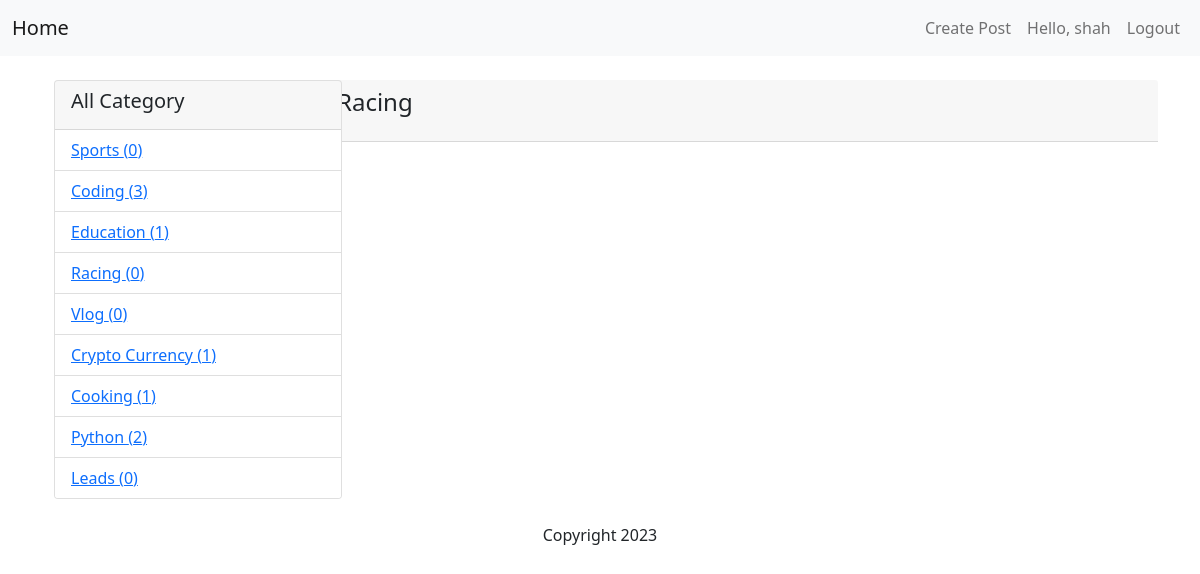
The page /category/4/ (signed in) on the database its author committed.
### listing/models.py (models this page shows, shortened)
class Category(models.Model):
    name = models.CharField(max_length=100)
    created_at = models.DateTimeField(auto_now_add=True)
    updated_at = models.DateTimeField(auto_now=True)

### listing/views.py (the view)
# urls.py: path('category/<int:category_id>/', views.posts_by_category, name='posts_by_category'),
def posts_by_category(request, category_id):
    if not request.user.is_authenticated:
        raise Http404
    category = get_object_or_404(Category, pk=category_id)
    posts = Post.objects.filter(category=category).order_by('-created_at')
    categories = Category.objects.annotate(post_count=Count('post')).all()
    return render(request, 'listing/posts_by_category.html', {'posts': posts, 'category': category, 'categories': categories})

### listing/templates/listing/posts_by_category.html (shortened to what this page needs)
{% extends 'listing/base.html' %}
{% block content %}
<div class="container">
    <div class="row">
      <div class="col-md-3">
        <div class="card" style="width: 18rem;">
          <div class="card-header">
            <h5>All Category</h5>
          </div>
          <ul class="list-group list-group-flush">
            {% for category in categories %}
            <li class="list-group-item"><a href="{% url 'listing:posts_by_category' category.id %}">{{ category.name }}  ({{category.post_count}}) </a></li>
          {% endfor %}
          </ul>
        </div>
      </div>
      <div class="col-md-9">
       <div class="row">
        <div class="card-header">
          <h4 class="mb-3">{{category.name}} </h4>
           </div>
        </div>
      </div>
    </div>
  </div>
{% endblock %}

### listing/templates/listing/base.html (shortened to what this page needs)
<!DOCTYPE html>
<html lang="en">
<head>
    <link href="https://cdn.jsdelivr.net/npm/bootstrap@5.1.3/dist/css/bootstrap.min.css" rel="stylesheet">
</head>
<body>
    <header>
        <nav class="navbar navbar-expand-lg navbar-light bg-light">
            <div class="container-fluid">
                <a class="navbar-brand" href="{% url 'listing:post_list' %}">Home</a>
                <div class="navbar-nav">
                    <ul class="navbar-nav">
                        <li class="nav-item">
                            <a class="nav-link" href="{% url 'listing:post_create' %}">Create Post</a>
                        </li>
                        {% if user.is_authenticated %}
                            <li class="nav-item">
                                <a class="nav-link" >Hello, {{ user.username }}</a>
                            </li>
                            <li class="nav-item">
                                <a class="nav-link" href="{% url 'users:logout' %}">Logout</a>
                            </li>
                        {% endif %}
                    </ul>
                </div>
            </div>
        </nav>
    </header>
    <main class="container mt-4">
        {% block content %}
        {% endblock %}
    </main>
    <footer class="text-center mt-4">
        <p>Copyright 2023</p>
    </footer>
</body>
</html>

### rows shown on the page
Category: name "Sports", post_count "0"
Category: name "Coding", post_count "3"
Category: name "Education", post_count "1"
Category: name "Racing", post_count "0"
Category: name "Vlog", post_count "0"
Category: name "Crypto Currency", post_count "1"
Category: name "Cooking", post_count "1"
Category: name "Python", post_count "2"
Category: name "Leads", post_count "0"

### other values the page prints
{{ user.username }} "shah"
